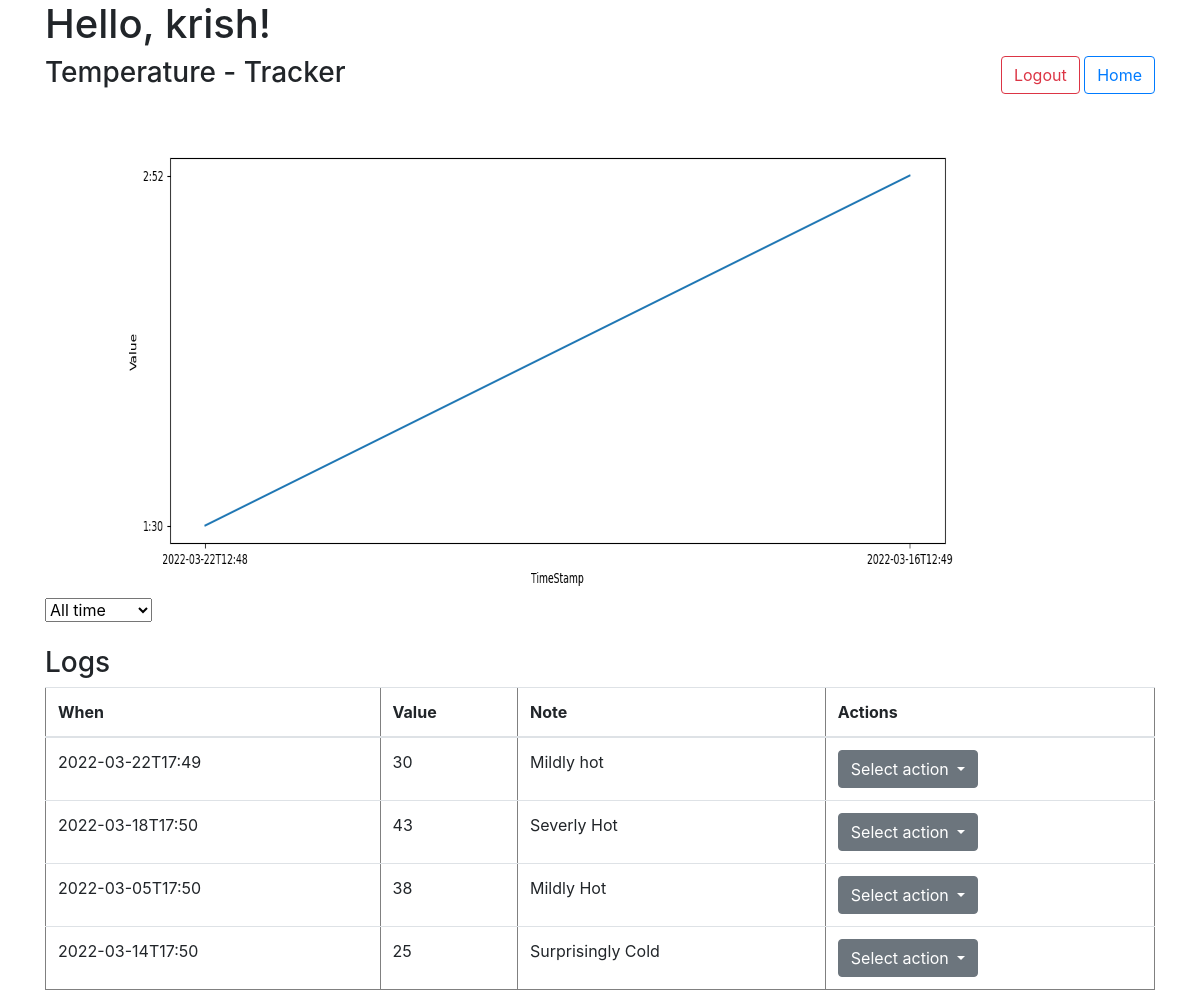
/tracker/8 (signed in), run on the app's committed database.
### application/authentication/models.py (models this page shows)
class Profile(UserMixin, db.Model):
    __tablename__ = "profile"
    id = db.Column(db.Integer, primary_key=True)
    name = db.Column(db.String(100), unique=True)
    password = db.Column(db.String(100))
    trackers = db.relationship('Tracker', backref='tracker', cascade="all, delete")

### application/trackers/model/models.py (models this page shows)
class Tracker(db.Model):
    __tablename__ = "tracker"
    id = db.Column(db.Integer, primary_key=True, autoincrement=True)
    name = db.Column(db.String, unique=True)
    description = db.Column(db.String)
    type = db.Column(db.String)
    settings = db.Column(db.String)
    user = db.Column(db.Integer, db.ForeignKey("profile.id", ondelete="CASCADE"), nullable = False)
    logs = db.relationship('Logs', backref='log', cascade="all, delete")

class Logs(db.Model):
    __tablename__ = "log"
    id = db.Column(db.Integer, primary_key=True, autoincrement=True)
    timestamp = db.Column(db.String, nullable=False)
    tracker = db.Column(db.Integer, db.ForeignKey("tracker.id", ondelete="CASCADE"), nullable = False)
    value = db.Column(db.String)
    note = db.Column(db.String)

### application/trackers/controller/tracker_controller.py (the view, shortened to what this page needs)
@login_required
@app.route("/tracker/<int:tracker_id>", methods = ["GET", "POST"])
def tracker(tracker_id):
    if request.method == "GET":
        logs = Logs.query.filter_by(tracker=tracker_id).all()
        tracker = Tracker.query.filter_by(id=tracker_id).first()
        value = []
        timestamp = []
        for log in logs:
            value.append(log.value)
            timestamp.append(log.timestamp)
        create_graph(value, timestamp)
        return render_template("tracker-detail.html", logs=logs, name=current_user.name, tracker=tracker)

### application/authentication/controller.py (called while the page is built)
@login_manager.user_loader
def user_loader(user_id):
    return Profile.query.get(user_id)

### application/trackers/utils.py (called while the page is built)
def create_graph(value, timestamp):
        plt.switch_backend('Agg')
        fig, ax = plt.subplots(figsize = (15, 5))
        ax.plot(timestamp, value)
        plt.xlabel('TimeStamp')
        plt.ylabel('Value')
        fig.savefig("static/graph.png")

### templates/tracker-detail.html (shortened to what this page needs)
{% extends "template.html" %}
{% block content %}
<h3>{{ tracker.name }} - Tracker</h3>
<div>
    <img src="{{url_for('static', filename='graph.png')}}" width="1000" height="500" />
    <form method="post" id="time-period">
        <select name="period" id="period" onchange="submitDetails('time-period')">
            <option value="0" {{"selected" if period=="0"}}>All time</option>
        </select>
    </form>
</div>
<br>
<h3>Logs</h3>
<table border="1px" class="table">
    <thead>
        <tr>
            <th>When</th>
            <th>Value</th>
            <th>Note</th>
            <th>Actions</th>
        </tr>
    </thead>
    <tbody>
        {% for log in logs %}
        <tr>
            <td>{{ log.timestamp }}</td>
            <td>{{ log.value }}</td>
            <td>{{ log.note }}</td>
            <td>
                <div class="dropdown">
                    <button class="btn btn-secondary dropdown-toggle" type="button" id="dropdownMenuButton" data-toggle="dropdown" aria-haspopup="true" aria-expanded="false">
                      Select action
                    </button>
                  </div>
            </td>
        </tr>
        {% endfor %}
    </tbody>
</table>
{% endblock %}

### templates/template.html (shortened to what this page needs)
<!DOCTYPE html>
<html lang="en">
<head>
    <link rel="stylesheet" href="https://cdn.jsdelivr.net/npm/bootstrap@4.0.0/dist/css/bootstrap.min.css"
>
</head>
<body class="container">
    <h1>
        Hello, {{ name }}!
    </h1>
    <div cla style="float: right;">
        <button class="btn btn-outline-danger" onclick="location.href='/logout'">Logout</button>
        <button class="btn btn-outline-primary" onclick="location.href='/'">Home</button>
    </div>
    {% block content %} {% endblock %}
</body>
</html>

### data on the page
Profile: name "krish"
Tracker: name "Temperature"
Logs: timestamp "2022-03-22T17:49", value "30", note "Mildly hot"
Logs: timestamp "2022-03-18T17:50", value "43", note "Severly Hot"
Logs: timestamp "2022-03-05T17:50", value "38", note "Mildly Hot"
Logs: timestamp "2022-03-14T17:50", value "25", note "Surprisingly Cold"
